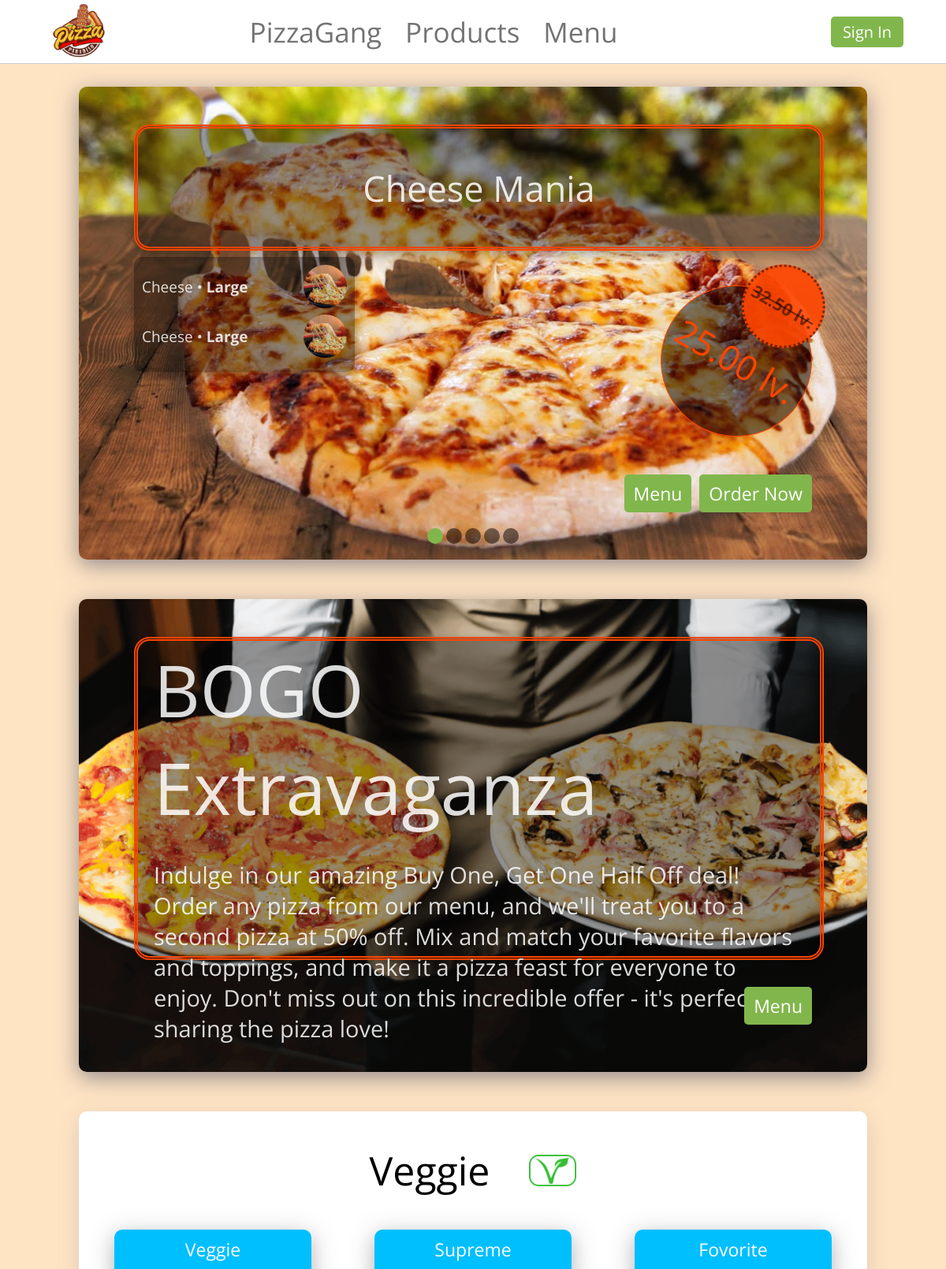
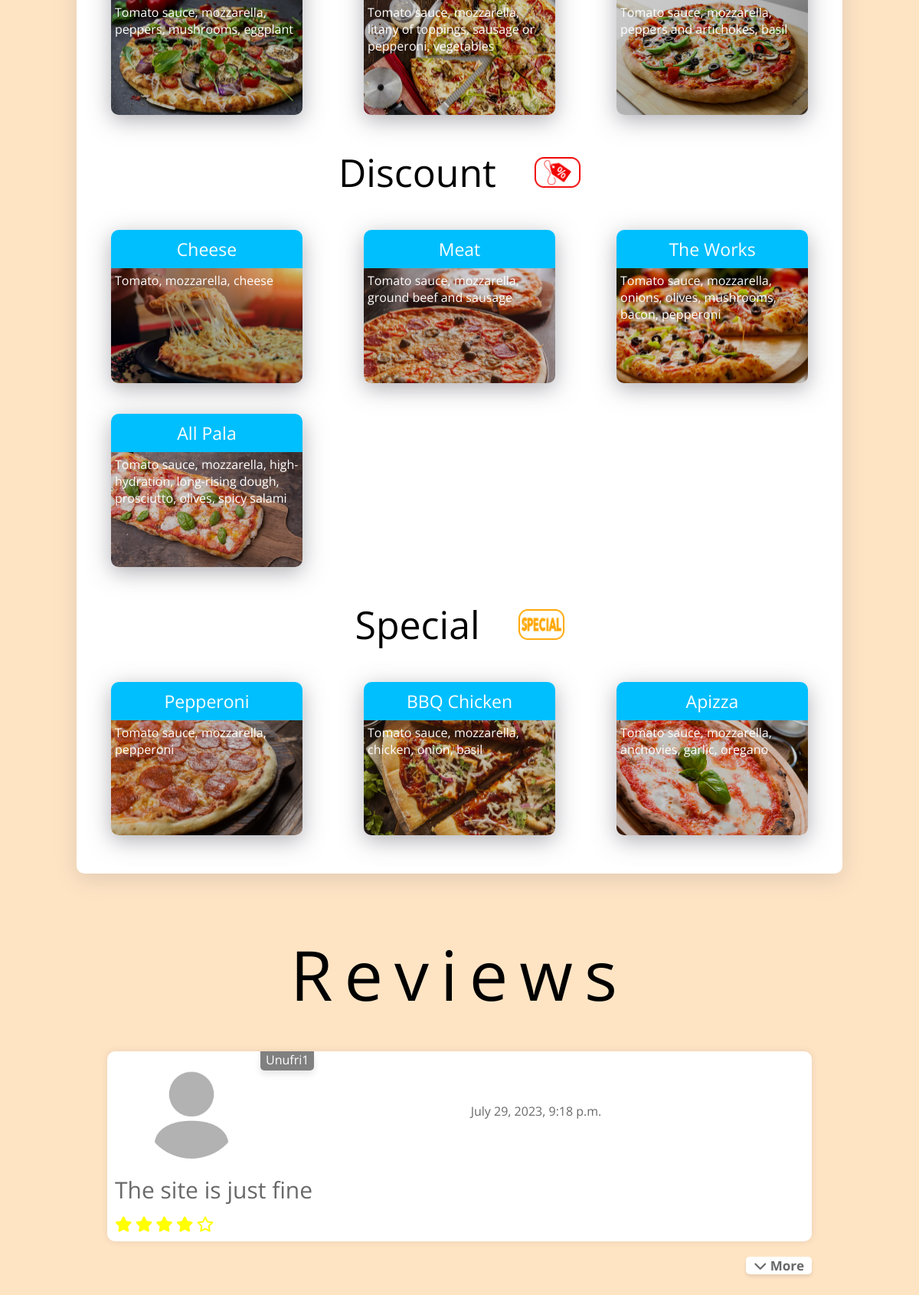
The page / on the database its author committed (2 pictures, top to bottom).
### PizzaGang/main/models.py (models this page shows, shortened)
class Offer(models.Model):
    name = models.CharField(max_length=80, blank=True, null=True)
    image = models.ImageField(upload_to='static/images/offers/', blank=True, null=True)
    total_price = models.FloatField(validators=[validate_positive], default=0.00)
    final_price = models.FloatField(validators=[validate_positive], default=0.00)
    is_active = models.BooleanField(default=False)
    in_progress = models.BooleanField(default=True)

class CartItem(models.Model):
    pizza = models.ForeignKey(Pizza, on_delete=models.CASCADE)
    quantity = models.IntegerField(default=1)
    cart = models.ForeignKey(Cart, on_delete=models.CASCADE, blank=True, null=True)
    offer = models.ForeignKey('Offer', on_delete=models.CASCADE, blank=True, null=True)
    final_price = models.FloatField(validators=[validate_positive], default=0.00)
    is_small = models.BooleanField(default=False)
    is_big = models.BooleanField(default=True)
    is_large = models.BooleanField(default=False)
    is_half_price = models.BooleanField(default=False)
    created_at = models.DateTimeField(auto_now_add=True)

class Pizza(models.Model):
    name = models.CharField(max_length=30)
    ingredients = models.TextField()
    image = models.ImageField(upload_to='static/images/pizza/')
    price = models.FloatField(validators=[validate_positive])
    is_special = models.BooleanField(blank=True, null=True)
    is_offer = models.BooleanField(blank=True, null=True)
    is_vege = models.BooleanField(blank=True, null=True)
    discount = models.IntegerField(blank=True, null=True)
    duplication_count = models.IntegerField(default=1)

class Review(models.Model):
    user = models.ForeignKey(User, on_delete=models.CASCADE)
    text = models.TextField()
    rating = models.IntegerField(choices=[(i, str(i)) for i in range(1, 6)])
    created_at = models.DateTimeField(auto_now_add=True)
    updated_at = models.DateTimeField(auto_now=True)

### PizzaGang/main/views.py (the view)
# urls.py: path('', HomeView, name='home'),
def HomeView(request):
    offer_list = Offer.objects.filter(in_progress=False, is_active=True)
    review_list = Review.objects.all().order_by('-created_at')
    pizza_list_veggie = Pizza.objects.filter(Q(is_vege=True) & ~Q(is_offer=True) & ~Q(is_special=True))
    pizza_list_offer = Pizza.objects.filter(Q(is_offer=True) & ~Q(is_vege=True) & ~Q(is_special=True))
    pizza_list_special = Pizza.objects.filter(Q(is_special=True) & ~Q(is_vege=True) & ~Q(is_offer=True))
    context = {
        'offer_list': offer_list,
        'review_list': review_list,
        'pizza_list_veggie': pizza_list_veggie,
        'pizza_list_offer': pizza_list_offer,
        'pizza_list_special': pizza_list_special
    }
    return render(request, 'index.html', context)

### PizzaGang/main/context_processors.py (called while the page is built, shortened)
def get_cart_items_count(request):
    cart_items_count = 0
    return {'cart_items_count': cart_items_count, 'current_user': request.user}

### templates/index.html (shortened to what this page needs)
{% extends 'base/base.html' %}
{% load static %}
{% block head %}
    <link rel="stylesheet" href="{% static 'css/index.css' %}">
    <link rel="stylesheet" href="{% static 'css/show_create_review.css' %}">
{% endblock %}
{% block content %}
    <div class="main-home-container">
        <div class="slider">
            <div class="image-container" id="imageContainer">
                {% for offer in offer_list %}
                    <div class="slide {% if forloop.first %}active{% endif %}">
                        <img src="{{ offer.image.url }}" alt="pizza-img"/>
                        <div class="title-box">
                            <p class="title">{{ offer.name }}</p>
                        </div>
                        <div class="items-box">
                            {% for item in offer.cartitem_set.all %}
                                <div class="item-container">
                                    <div class="pizza-size-container">
                                        <p>
                                        {{ item.pizza.name }} &bull;
                                        {% if item.is_large %}
                                            <b>Large</b>
                                        {% endif %}
                                        </p>
                                    </div>
                                    <div class="pizza-img-container">
                                        <img src="{{ item.pizza.image.url }}" alt="pizza-img">
                                    </div>
                                </div>
                            {% endfor %}
                        </div>
                        <div class="price-box">
                            <div>
                                <p>{{ offer.final_price|floatformat:2 }} lv.</p>
                                <s>{{ offer.total_price|floatformat:2 }} lv.</s>
                            </div>
                        </div>
                        <div class="order-menu-box">
                            <a href="{% url 'menu' %}">Menu</a>
                            <a href="{% url 'create_offer_item' offer.pk %}">Order Now</a>
                        </div>
                    </div>
                {% endfor %}
            </div>
            <div class="buttons">
                {% for offer in offer_list %}
                    <a href="#slide-{{ forloop.counter }}" class="button {% if forloop.first %}active{% endif %}" onclick="changeSlide({{ forloop.counter }})"></a>
                {% endfor %}
            </div>
        </div>
        <div class="pizza-home-offer">
            <img src="{% static 'images/offers/buy_one_get _one_half_off.png' %}" alt="main-offer-img">
            <div class="title-box" id="title-box">
                <p class="title" id="title">BOGO Extravaganza</p>
                <p class="description">Indulge in our amazing Buy One, Get One Half Off deal! Order any pizza from our
                    menu, and we'll treat you to a second pizza at 50% off. Mix and match your favorite flavors and
                    toppings, and make it a pizza feast for everyone to enjoy. Don't miss out on this incredible offer
                    - it's perfect for sharing the pizza love!
                </p>
            </div>
            <a href="{% url 'menu' %}">Menu</a>
        </div>
        <div>
            <div class="pizza-home-filters">
                <div class="filters-header">
                    <p>Veggie</p> <img src="{% static 'images/icons/vege.png' %}" alt="veggie-img">
                </div>
                <div class="filters-pizzas">
                    {% for pizza in pizza_list_veggie %}
                        <a href="{% url 'menu' %}">
                            <div class="filters-pizza-container">
                                <div class="pizza-name">
                                    <p>{{ pizza.name }}</p>
                                </div>
                                <div class="pizza-img">
                                    <img src="{{ pizza.image.url }}" alt="pizza-img">
                                </div>
                                <div class="pizza-info">
                                    <p>{{ pizza.ingredients }}</p>
                                </div>
                            </div>
                        </a>
                    {% endfor %}
                </div>
                <div class="filters-header">
                    <p>Discount</p> <img src="{% static 'images/icons/discount.png' %}" alt="discount-img">
                </div>
                <div class="filters-pizzas">
                    {% for pizza in pizza_list_offer %}
                        <a href="{% url 'menu' %}">
                            <div class="filters-pizza-container">
                                <div class="pizza-name">
                                    <p>{{ pizza.name }}</p>
                                </div>
                                <div class="pizza-img">
                                    <img src="{{ pizza.image.url }}" alt="pizza-img">
                                </div>
                                <div class="pizza-info">
                                    <p>{{ pizza.ingredients }}</p>
                                </div>
                            </div>
                        </a>
                    {% endfor %}
                </div>
                <div class="filters-header">
                    <p>Special</p> <img src="{% static 'images/icons/special.png' %}" alt="discount-img">
                </div>
                <div class="filters-pizzas">
                    {% for pizza in pizza_list_special %}
                        <a href="{% url 'menu' %}">
                            <div class="filters-pizza-container">
                                <div class="pizza-name">
                                    <p>{{ pizza.name }}</p>
                                </div>
                                <div class="pizza-img">
                                    <img src="{{ pizza.image.url }}" alt="pizza-img">
                                </div>
                                <div class="pizza-info">
                                    <p>{{ pizza.ingredients }}</p>
                                </div>
                            </div>
                        </a>
                    {% endfor %}
                </div>
            </div>
        </div>
        <div class="review-home-container">
            <p class="reviews-title">Reviews</p>
            {% for review in review_list %}
                <div class="review-container" id="home-review-container">
                    <p class="username-p" style="color: white">{{ review.user.username }}</p>
                    <div class="avatar-review-container">
                        <div class="avatar-review-container-inside">
                            <a href="{% url 'show_user_public' review.user.pk %}">
                                {% if review.user.profile.avatar %}
                                    <img src="{{ review.user.profile.avatar.url }}" alt="avatar-img">
                                {% else %}
                                    <img src="{% static 'images/avatars/default-avatar.jpg' %}" alt="default-img">
                                {% endif %}
                            </a>
                        </div>
                        <div>
                            <p>{{ review.created_at }}</p>
                        </div>
                    </div>
                    <p class="text">{{ review.text }}</p>
                    <div class="star-rating">
                        {% for i in '12345' %}
                            {% if i|add:'0' <= review.rating %}
                                <i class="fas fa-solid fa-star"></i>
                            {% else %}
                                <i class="far fa-regular fa-star"></i>
                            {% endif %}
                        {% endfor %}
                    </div>
                </div>
            {% endfor %}
            <div id="show-more-button-container">
                <button id="show-more-button" onclick="showMoreReviews()"><i class="fa-solid fa-chevron-down"></i> More</button>
            </div>
        </div>
    </div>
{% endblock %}

### static/css/show_create_review.css (style rules this page uses)
.review-container { position: relative; margin-top: 30px; margin-left: auto; margin-right: auto; background-color: white; width: 800px; padding: 20px 20px 70px 20px; border-radius: 10px; box-shadow: 0 0 10px rgba(0, 0, 0, 0.1); }
.avatar-review-container { display: grid; grid-template-columns: 200px 1fr; }
.avatar-review-container div { display: flex; align-items: center; justify-content: center; }
.avatar-review-container img { width: 130px; height: 130px; object-fit: cover; border-radius: 100%; }
.review-container p { color: dimgray; }
.text { font-size: 30px; margin-top: 15px; margin-bottom: 15px; }
.star-rating i { color: yellow; font-size: 20px; }
#home-review-container { position: relative; margin: 0 auto; padding: 10px; width: 900px; }

### rows shown on the page
Offer: image (placeholder picture), name "Cheese Mania", final_price "25.00", total_price "32.50"
CartItem: pizza.name "Cheese", is_large "Large", pizza.image (picture)
CartItem: pizza.name "Cheese", is_large "Large", pizza.image (picture)
Pizza: name "Veggie", image (picture), ingredients "Tomato sauce, mozzarella, peppers, mushrooms, eggplant"
Pizza: name "Supreme", image (picture), ingredients "Tomato sauce, mozzarella, litany of toppings, sausage or pepperoni, vegetables"
Pizza: name "Fovorite", image (picture), ingredients "Tomato sauce, mozzarella, peppers and artichokes, basil"
Pizza: name "Cheese", image (picture), ingredients "Tomato, mozzarella, cheese"
Pizza: name "Meat", image (picture), ingredients "Tomato sauce, mozzarella, ground beef and sausage"
Pizza: name "The Works", image (picture), ingredients "Tomato sauce, mozzarella, onions, olives, mushrooms, bacon, pepperoni"
Pizza: name "All Pala", image (picture), ingredients "Tomato sauce, mozzarella, high-hydration, long-rising dough, prosciutto, olives, spicy salami"
Pizza: name "Pepperoni", image (picture), ingredients "Tomato sauce, mozzarella, pepperoni"
Pizza: name "BBQ Chicken", image (picture), ingredients "Tomato sauce, mozzarella, chicken, onion, basil"
Pizza: name "Apizza", image (picture), ingredients "Tomato sauce, mozzarella, anchovies, garlic, oregano"
Review: user.username "Unufri1", created_at "July 29, 2023, 9:18 p.m.", text "The site is just fine", rating 4 (drawn)
